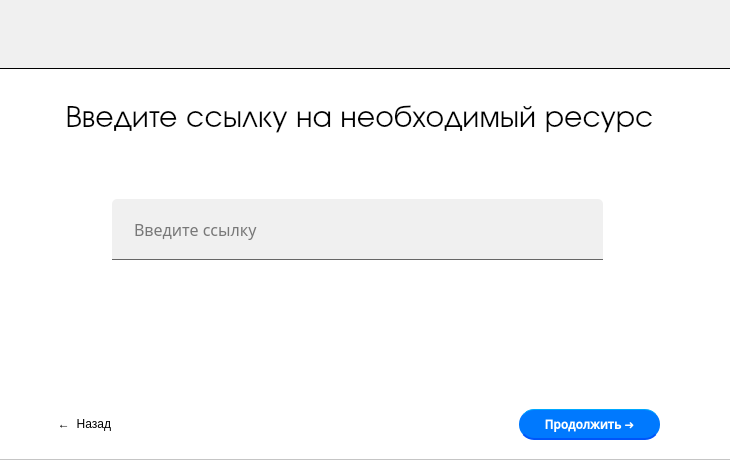
<?xml version="1.0" encoding="UTF-8"?>
<ui version="4.0">
 <class>Dialog</class>
 <widget class="QDialog" name="Dialog">
  <property name="geometry">
   <rect>
    <x>0</x>
    <y>0</y>
    <width>730</width>
    <height>460</height>
   </rect>
  </property>
  <property name="windowTitle">
   <string>Dialog</string>
  </property>
  <widget class="QFrame" name="frame">
   <property name="geometry">
    <rect>
     <x>-10</x>
     <y>-11</y>
     <width>751</width>
     <height>80</height>
    </rect>
   </property>
   <property name="styleSheet">
    <string notr="true">background-color: #f0f0f0;
border: 1px solid black;</string>
   </property>
   <property name="frameShape">
    <enum>QFrame::StyledPanel</enum>
   </property>
   <property name="frameShadow">
    <enum>QFrame::Raised</enum>
   </property>
  </widget>
  <widget class="QFrame" name="frame_2">
   <property name="geometry">
    <rect>
     <x>-1</x>
     <y>69</y>
     <width>741</width>
     <height>391</height>
    </rect>
   </property>
   <property name="styleSheet">
    <string notr="true">background-color: #fff;</string>
   </property>
   <property name="frameShape">
    <enum>QFrame::StyledPanel</enum>
   </property>
   <property name="frameShadow">
    <enum>QFrame::Raised</enum>
   </property>
   <widget class="QLabel" name="label">
    <property name="geometry">
     <rect>
      <x>-20</x>
      <y>0</y>
      <width>761</width>
      <height>101</height>
     </rect>
    </property>
    <property name="font">
     <font>
      <family>URW Gothic</family>
      <pointsize>23</pointsize>
     </font>
    </property>
    <property name="autoFillBackground">
     <bool>false</bool>
    </property>
    <property name="styleSheet">
     <string notr="true">color: #000
;</string>
    </property>
    <property name="text">
     <string>Введите ссылку на необходимый ресурс</string>
    </property>
    <property name="alignment">
     <set>Qt::AlignCenter</set>
    </property>
   </widget>
   <widget class="QPushButton" name="pushButton">
    <property name="geometry">
     <rect>
      <x>520</x>
      <y>340</y>
      <width>141</width>
      <height>31</height>
     </rect>
    </property>
    <property name="font">
     <font>
      <family>Open Sans Semibold</family>
      <pointsize>9</pointsize>
      <weight>75</weight>
      <bold>true</bold>
     </font>
    </property>
    <property name="styleSheet">
     <string notr="true">.QPushButton {
	background-color: #0079fe; 
	border-radius: 15px;
	color: white;
	border-top: 1px solid #00a8ff;
	border-bottom: 2px solid #0055fa;
} 
.QPushButton:pressed {
	border: none;
	background-color: #013d7d; 
} </string>
    </property>
    <property name="text">
     <string>Продолжить ➜</string>
    </property>
   </widget>
   <widget class="QLineEdit" name="lineEdit">
    <property name="geometry">
     <rect>
      <x>113</x>
      <y>130</y>
      <width>491</width>
      <height>61</height>
     </rect>
    </property>
    <property name="font">
     <font>
      <family>Microsoft YaHei</family>
      <pointsize>12</pointsize>
     </font>
    </property>
    <property name="styleSheet">
     <string notr="true">color: #000;
border: none;
border-top-left-radius: 5px;
border-top-right-radius: 5px;
border-bottom: 1px solid #666;
background-color: rgb(240, 240, 240);
padding-left: 20px;</string>
    </property>
    <property name="text">
     <string/>
    </property>
    <property name="placeholderText">
     <string>Введите ссылку</string>
    </property>
   </widget>
   <widget class="QWidget" name="horizontalLayoutWidget">
    <property name="geometry">
     <rect>
      <x>-40</x>
      <y>200</y>
      <width>811</width>
      <height>71</height>
     </rect>
    </property>
    <layout class="QHBoxLayout" name="horizontalLayout"/>
   </widget>
   <widget class="QLabel" name="label_2">
    <property name="geometry">
     <rect>
      <x>210</x>
      <y>290</y>
      <width>281</width>
      <height>41</height>
     </rect>
    </property>
    <property name="font">
     <font>
      <pointsize>10</pointsize>
     </font>
    </property>
    <property name="styleSheet">
     <string notr="true">color: white;</string>
    </property>
    <property name="lineWidth">
     <number>4</number>
    </property>
    <property name="text">
     <string/>
    </property>
    <property name="alignment">
     <set>Qt::AlignCenter</set>
    </property>
   </widget>
   <widget class="QPushButton" name="pushButton_2">
    <property name="geometry">
     <rect>
      <x>20</x>
      <y>340</y>
      <width>131</width>
      <height>30</height>
     </rect>
    </property>
    <property name="styleSheet">
     <string notr="true">QPushButton {
	border: none;
}
QPushButton:pressed {
	color: rgb(200, 200, 200);
}</string>
    </property>
    <property name="text">
     <string>←  Назад</string>
    </property>
   </widget>
  </widget>
 </widget>
 <resources/>
 <connections/>
</ui>
